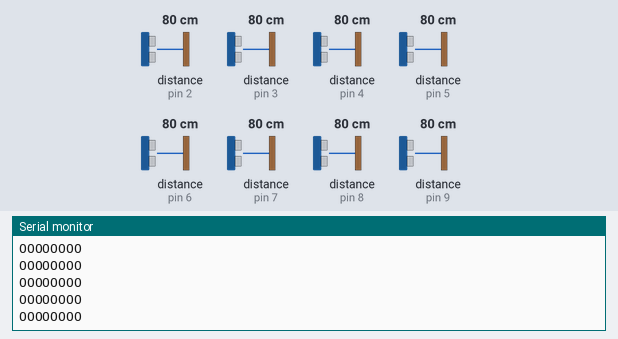
This sketch was run on a simulated Arduino Uno, built with avr-gcc and run on an emulated ATmega328P. On the bench: the last lines printed to the serial monitor. The test bench sets the inputs (shaded band); at power-on: distance to the obstacle (sensors on pin 2, pin 3, pin 4, pin 5, pin 6, pin 7, pin 8, pin 9) 80 cm. The echo pulse lasts 58.3 µs per cm.

Above: at 1.2 s.
1.3 s: distance to the obstacle (sensor on pin 2) set to 35 cm
At 1.55 s:
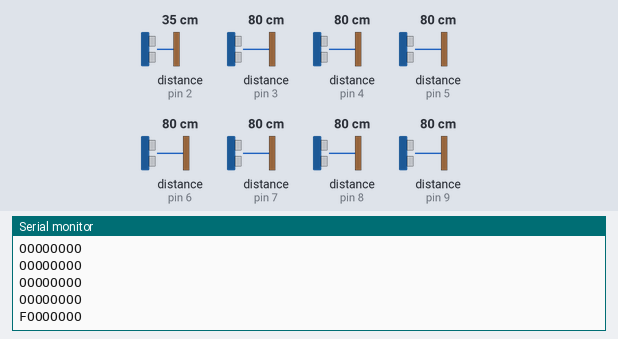
3.4 s: distance to the obstacle (sensor on pin 3) set to 9 cm
At 3.59 s:
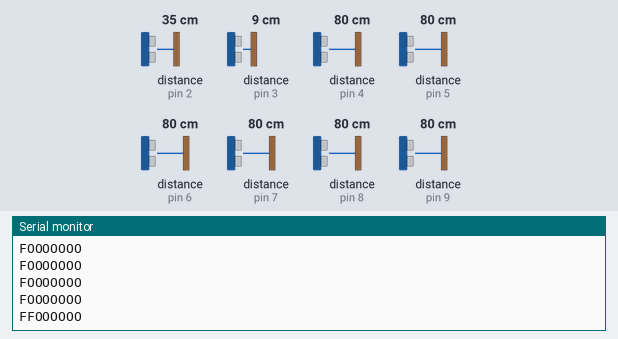
5.4 s: distance to the obstacle (sensor on pin 4) set to 2 cm
At 5.46 s:
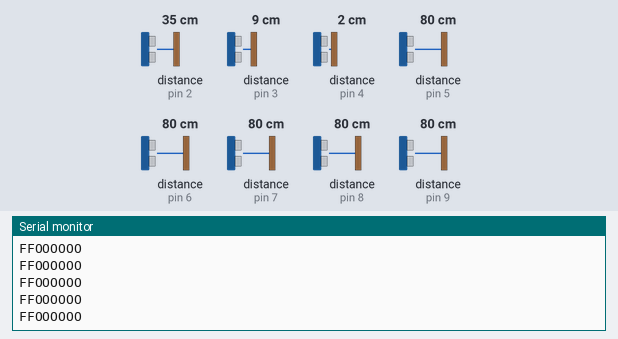
8.4 s: distance to the obstacle (sensor on pin 5) set to 4 cm
At 8.63 s:
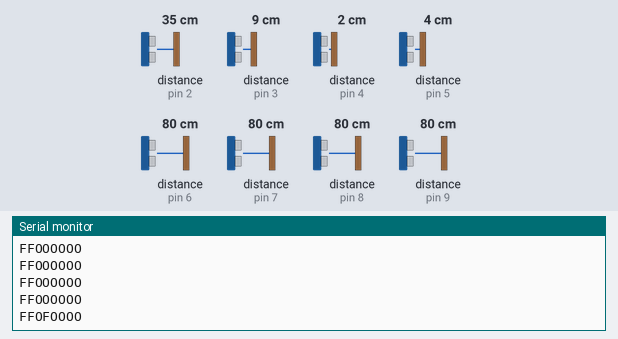
10.4 s: distance to the obstacle (sensor on pin 6) set to 9 cm
At 10.54 s:
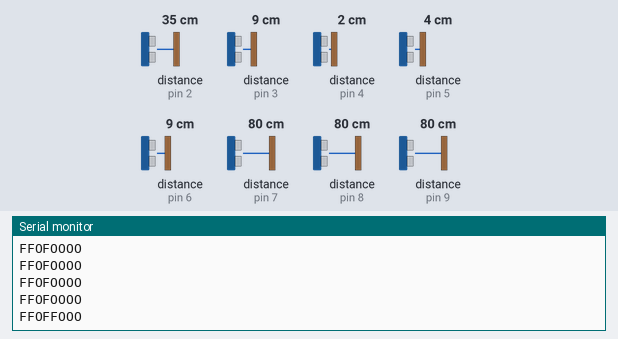
12.3 s: distance to the obstacle (sensor on pin 7) set to 4 cm
At 12.53 s:
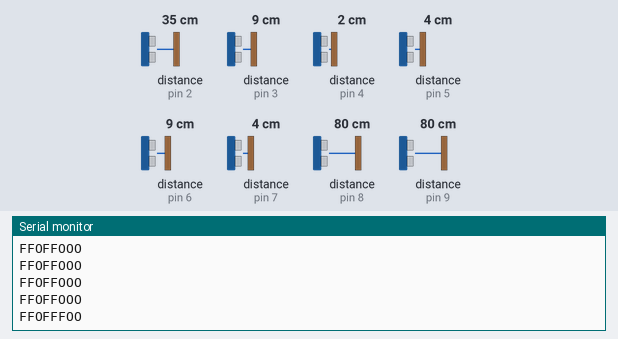

The sketch:

sonar.ino.ino
```cpp
/*
  HC-SR04 in 3-Wire Mode
  Demonstrates enhancements of HC-SR04 Ultrasonic Range Finder
  Displays results on Serial Monitor


*/

// Dependant upon Adafruit_Sensors Library

// Include NewPing Library
#include "NewPing.h"

// Define Constants

//sensor 1
#define TRIGGER_PIN_1  2  // Trigger and Echo both on pin 2
#define ECHO_PIN_1     2

//sensor 2
#define TRIGGER_PIN_2  3  // Trigger and Echo both on pin 3
#define ECHO_PIN_2     3

//sensor 3
#define TRIGGER_PIN_3  4  // Trigger and Echo both on pin 4
#define ECHO_PIN_3     4

//sensor 4
#define TRIGGER_PIN_4  5  // Trigger and Echo both on pin 5
#define ECHO_PIN_4     5

//sensor 5
#define TRIGGER_PIN_5  6  // Trigger and Echo both on pin 6
#define ECHO_PIN_5     6


//sensor 6
#define TRIGGER_PIN_6  7  // Trigger and Echo both on pin 7
#define ECHO_PIN_6     7

//sensor 7
#define TRIGGER_PIN_7  8  // Trigger and Echo both on pin 8
#define ECHO_PIN_7     8

//sensor 8
#define TRIGGER_PIN_8  9  // Trigger and Echo both on pin 9
#define ECHO_PIN_8     9


#define MAX_DISTANCE 50  //max distance range in cm


NewPing sonar1(TRIGGER_PIN_1, ECHO_PIN_1, MAX_DISTANCE);
NewPing sonar2(TRIGGER_PIN_2, ECHO_PIN_2, MAX_DISTANCE);
NewPing sonar3(TRIGGER_PIN_3, ECHO_PIN_3, MAX_DISTANCE);
NewPing sonar4(TRIGGER_PIN_4, ECHO_PIN_4, MAX_DISTANCE);
NewPing sonar5(TRIGGER_PIN_5, ECHO_PIN_5, MAX_DISTANCE);


NewPing sonar6(TRIGGER_PIN_6, ECHO_PIN_6, MAX_DISTANCE);
NewPing sonar7(TRIGGER_PIN_7, ECHO_PIN_7, MAX_DISTANCE);
NewPing sonar8(TRIGGER_PIN_8, ECHO_PIN_8, MAX_DISTANCE);


void setup()
{
  Serial.begin (9600);

}

void loop()
{
  char s[9]={'\0'};
  ultrasonic (MAX_DISTANCE,s);
  Serial.println(s);
  delay(100);
}


void ultrasonic( int DISTANCE, char sensors[] )

  {

  unsigned int distance1 = sonar1.ping_cm();
  unsigned int distance2 = sonar2.ping_cm();
  unsigned int distance3 = sonar3.ping_cm();
  unsigned int distance4 = sonar4.ping_cm();
  unsigned int distance5 = sonar5.ping_cm();


  unsigned int distance6 = sonar6.ping_cm();
  unsigned int distance7 = sonar7.ping_cm();
  unsigned int distance8 = sonar8.ping_cm();


  // Send results to Serial Monitor


    if (distance1 >=  DISTANCE || distance1 <= 2)
      sensors[0]='O';
    else
      sensors[0]='F';

    if (distance2 >= DISTANCE || distance2 <= 2)
      sensors[1]='O';
    else
      sensors[1]='F';

    if (distance3 >= DISTANCE || distance3 <= 2)
      sensors[2]='O';
    else
      sensors[2]='F';

    if (distance4 >= DISTANCE || distance4 <= 2)
      sensors[3]='O';
    else
      sensors[3]='F';

    if (distance5 >= DISTANCE || distance5 <= 2)
      sensors[4]='O';
    else
      sensors[4]='F';

    if (distance6 >= DISTANCE || distance6 <= 2)
      sensors[5]='O';
    else
      sensors[5]='F';

    if (distance7 >= DISTANCE || distance7 <= 2)
     sensors[6]='O';
    else
      sensors[6]='F';

    if (distance8 >= DISTANCE || distance8 <= 2)
     sensors[7]='O';
    else
      sensors[7]='F';

  }


  
```

Measured:
- after the input at 1.3 s, the serial monitor: prints a new line after 0.13 s (image 1)
- after the input at 3.4 s, the serial monitor: prints a new line after 0.07 s (image 2)
- after the input at 8.4 s, the serial monitor: prints a new line after 0.11 s (image 4)
- after the input at 10.4 s, the serial monitor: prints a new line at once (image 5)
- after the input at 12.3 s, the serial monitor: prints a new line after 0.12 s (image 6)
